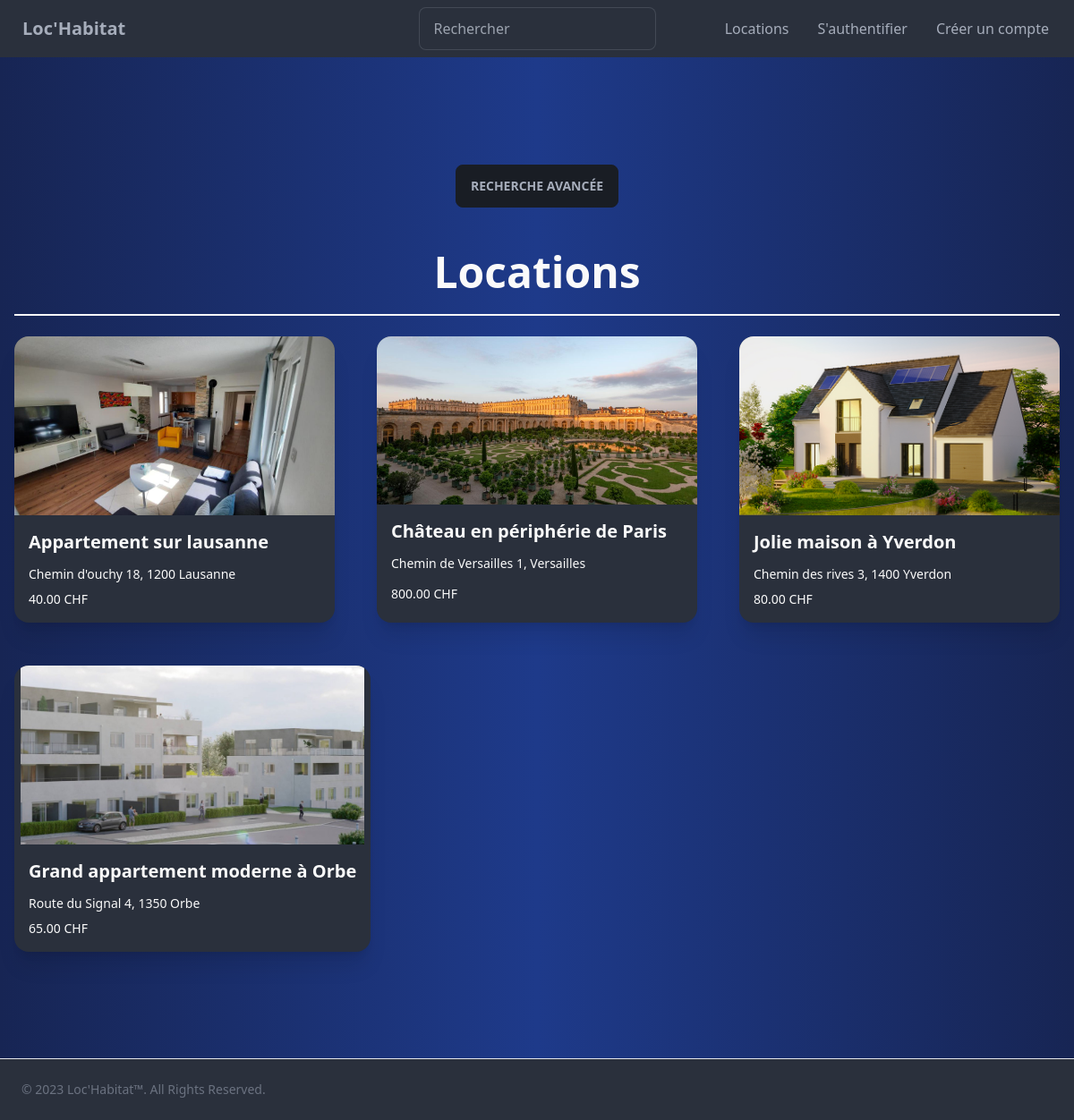
The app's page /Code/index.php?action=locations with its own data.
### tables this page shows
CREATE TABLE IF NOT EXISTS `locations` (
  `id` INT NOT NULL AUTO_INCREMENT,
  `locationNumber` INT NOT NULL,
  `name` VARCHAR(100) NOT NULL,
  `place` VARCHAR(130) NOT NULL,
  `description` VARCHAR(500) NOT NULL,
  `housingType` VARCHAR(20) NOT NULL,
  `maximumNbOfClients` INT(2) NOT NULL,
  `pricePerNight` DECIMAL(6,2) NOT NULL,
  `user_id` INT NOT NULL,
  PRIMARY KEY (`id`),
  INDEX `fk_locations_users1_idx` (`user_id` ASC) VISIBLE,
  UNIQUE INDEX `locationNumber_UNIQUE` (`locationNumber` ASC) VISIBLE,
  CONSTRAINT `fk_locations_users1`
    FOREIGN KEY (`user_id`)
    REFERENCES `users` (`id`)
    ON DELETE NO ACTION
    ON UPDATE NO ACTION);

### Code/controller/controller.php (called while the page is built, shortened)
<?php
function locations()
{
    require_once "model/locationsManager.php";
    $locations = getLocations();
    require "view/locations.php";
}

### Code/model/dbconnector.php (called while the page is built, shortened)
<?php
function executeQuerySelect($query)
{
    $queryResult = null;
    $dbConnexion = openDBConnexion();
    if ($dbConnexion != null) {
        $statement = $dbConnexion->prepare($query);
        $statement->execute();
        $queryResult = $statement->fetchAll();
    }
    return $queryResult;
}
function openDBConnexion()
{
    $tempDbConnexion = null;
    $sqlDriver = 'mysql';
    $hostname = 'localhost';
    $port = '3306';
    $charset = 'utf8';
    $dbName = 'lochab_ap2_BDD';
    $userName = '';
    $userPwd = '';
    $dsn = $sqlDriver . ':host=' . $hostname . ';dbname=' . $dbName . ';port=' . $port . ';charset=' . $charset;
    try {
        $tempDbConnexion = new PDO($dsn, $userName, $userPwd);
    } catch (PDOException $exception) {
        echo 'Connection failed: ' . $exception->getMessage();
    }
    return $tempDbConnexion;
}

### Code/model/locationsManager.php (called while the page is built, shortened)
<?php
function getLocations()
{
    $getLocationsQuery = "SELECT locations.*, GROUP_CONCAT(images.name) AS imageNames
FROM locations
INNER JOIN images ON images.location_id = locations.id
GROUP BY locations.id;";
    require_once "model/dbconnector.php";
    $locations = executeQuerySelect($getLocationsQuery);
    return $locations;
}

### Code/view/locations.php (the view, shortened to what this page needs)
<div class="hero min-h-screen">
    <div class="hero-content text-center">
        <div class="max-w-screen">
            <label for="modalFiltering" class="btn">Recherche avancée</label>
            <div class="divider-vertical"></div>
            <h1 class="text-5xl font-bold">Locations</h1>
            <div class="divider before:bg-neutral-50 after:bg-neutral-50"></div>
            <?php
            $count = 0;
            foreach ($locations
                     as $location) :
                $count += 1;
                $images = explode(',', $location['imageNames']);
                if ($count == 1) :
                    ?>
                    <div class="flex">
                <?php
                endif;
                ?>
                <a href="index.php?action=showLocation&locationNumber=<?= htmlentities($location['locationNumber']) ?>">
                    <div class="card card-compact bg-base-100 shadow-xl max-h-80 min-h-full">
                        <figure><img src="<?= htmlentities($images[0]) ?>" alt="<?= htmlentities($location['name']) ?>" class="w-96"/>
                        </figure>
                        <div class="card-body">
                            <h2 class="card-title relative">
                                <?= htmlentities($location['name']) ?>
                            </h2>
                            <p class="text-left"><?= htmlentities($location['place']) ?></p>
                            <p class="text-left"><?= htmlentities($location['pricePerNight']) . ' CHF' ?></p>
                        </div>
                    </div>
                </a>
                <?php
                if ($count == 3) :
                    $count = 0;
                    ?>
                    </div>
                    <div class="divider-vertical"></div>
                <?php
                else :
                    ?>
                    <div class="divider-horizontal"></div>
                <?php endif;
            endforeach;
            if ($count != 0) : ?>
        </div>
        <?php endif; ?>
    </div>
</div>
<?php
require "gabarit.php";
?>

### records on screen
locations: shows a picture, name "Appartement sur lausanne", place "Chemin d'ouchy 18, 1200 Lausanne", pricePerNight "40.00"
locations: shows a picture, name "Château en périphérie de Paris", place "Chemin de Versailles 1, Versailles", pricePerNight "800.00"
locations: shows a picture, name "Jolie maison à Yverdon", place "Chemin des rives 3, 1400 Yverdon", pricePerNight "80.00"
locations: shows a picture, name "Grand appartement moderne à Orbe", place "Route du Signal 4, 1350 Orbe", pricePerNight "65.00"
